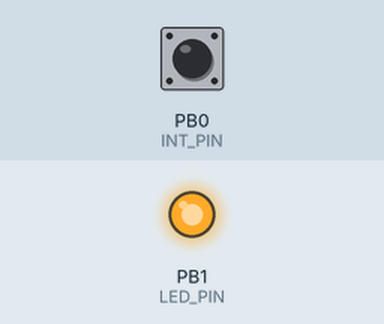
Simulated run of this sketch. Board: ATtiny85, built with avr-gcc and run on an emulated ATtiny85. On the bench: output pins drawn as LEDs (lit = HIGH). Inputs (shaded band) come from the test bench; at power-on: PB0 (INT_PIN) HIGH.

Above: at 1.2 s.
1.3 s: PB0 (INT_PIN) pulled LOW for 0.15 s
At 1.37 s:
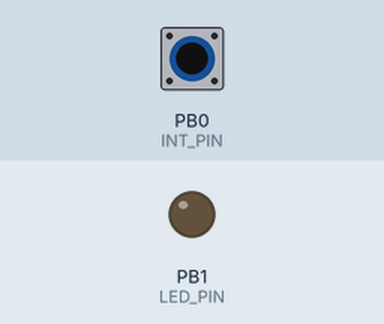
2.9 s: PB0 (INT_PIN) pulled LOW for 3.2 s
At 7.3 s:
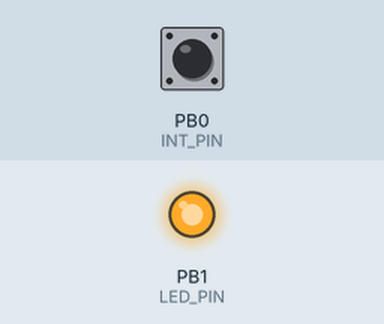
Timing chart, 0 to 8.8 s (numbered marks = the images above; inputs shaded):
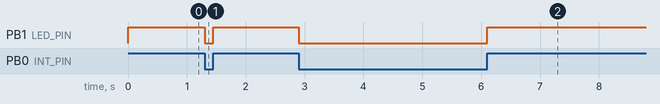

Measured:
- after the input at 1.3 s, PB1 (LED_PIN): HIGH → LOW at once, → HIGH 0.15 s later
- after the input at 2.9 s, PB1 (LED_PIN): HIGH → LOW at once, → HIGH 3.2 s later

The sketch:

ISR_HC12.ino
```cpp
// Requires headers for AVR defines and ISR function
#include <avr/io.h>
#include <avr/interrupt.h>
#include <avr/delay.h>
#include <SendOnlySoftwareSerial.h>

#define INTERRUPT_PIN PCINT0  // This is PB1 per the schematic
#define INT_PIN PB0           // Interrupt pin of choice: PB1 (same as PCINT1) - Pin 6
#define LED_PIN PB1          // PB4 - Pin 3
#define PCINT_VECTOR PCINT0_vect      // This step is not necessary - it's a naming thing for clarity

SendOnlySoftwareSerial HC12(2); // Pin to RX of HC12

volatile bool whistle_status = 0;
volatile bool sent = 0;

void setup() {
  pinMode(LED_PIN, OUTPUT);
  HC12.begin(9600);
  cli();                            // Disable interrupts during setup
  PCMSK |= (1 << INTERRUPT_PIN);    // Enable interrupt handler (ISR) for our chosen interrupt pin (PCINT1/PB1/pin 6)
  GIMSK |= (1 << PCIE);             // Enable PCINT interrupt in the general interrupt mask
  pinMode(INT_PIN, INPUT_PULLUP);   // Set our interrupt pin as input with a pullup to keep it stable
  sei();                            //last line of setup - enable interrupts after setup
}
// This is the interrupt handler called when there is any change on the INT_PIN
// ISR is defined in the headers - the ATtiny85 only has one handler

void loop(){
  if (whistle_status == 1 && sent == 0){
    digitalWrite(LED_PIN, HIGH);
    HC12.println(1);
    sent = 1;
  }
  else if (whistle_status == 0 && sent == 1){
    digitalWrite(LED_PIN, LOW);
    HC12.println(0);
    sent = 0;
    // put ATTiny85 to sleep
  }
}


ISR(PCINT_VECTOR)
{
  if (whistle_status == 0){
    whistle_status = 1;
    //HC12.println("Whistle is on!");
  }
  else{
    //HC12.println("Whistle is off!");
    whistle_status = 0;
  }
  //delayMicroseconds(500);
}
```
